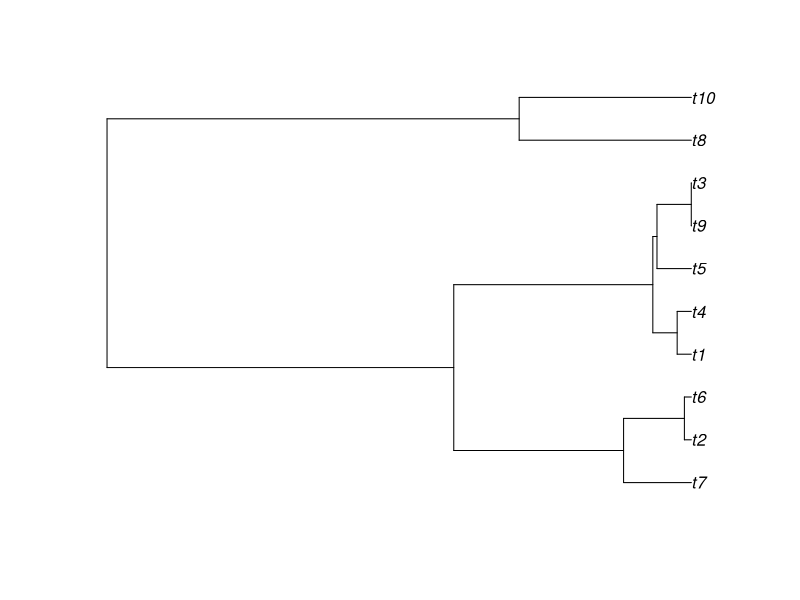
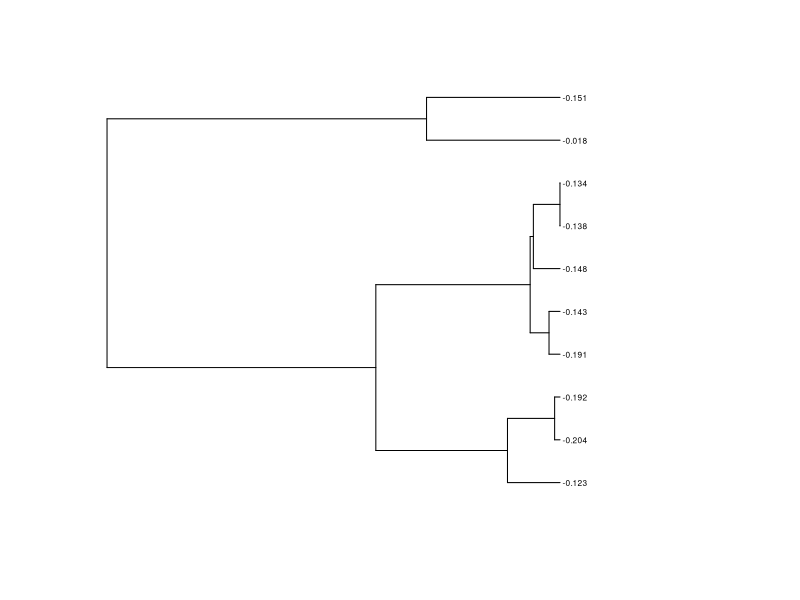
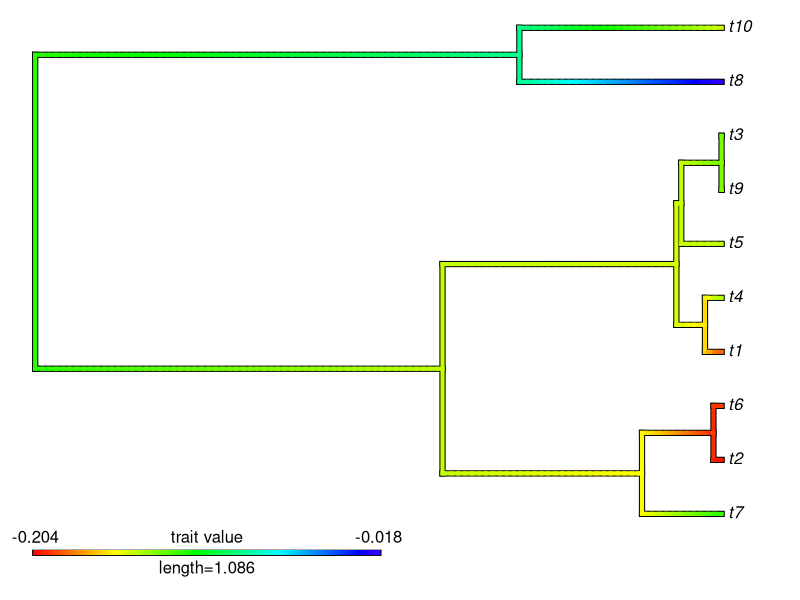

Reproduce these figures in R, in order.
## ---- chunk 1
knitr::opts_chunk$set(echo = TRUE)
## ---- chunk 2
# first load ape
library(ape)

# lets simulate a tree and data
set.seed(10) 
tree <- rcoal(10)
trait <- round(rTraitCont(tree), digits=3)

# lets plot the tree to see what it looks like
plot(tree)

# we might want to add values to the tips of the tree
plot(tree, show.tip.label = F, x.lim=c(0,3))
tiplabels(text=trait, frame="none",cex=.5, adj=-.1)
## ---- chunk 3
# lets simulate that data again
set.seed(10) 
tree <- rcoal(10)
trait <- round(rTraitCont(tree), digits=3)
# this function will return ancestral 
# states for each node in the tree
anc.states <- ace(phy=tree, x=trait)
# the maximum likelihood reconstruction is stored in
# the second element of the list returned it is named ace
anc.states[[2]]
# or 
anc.states$ace
# we can also extract the 95% confidence interval for
# alpha parameter which describes the rate of evolution
anc.states$sigma2
# we can also extract the 95% confidence interval for 
# the value at each node:
anc.states$CI95
## ---- chunk 4
# first load phytools
library(phytools)
# lets simulate that data again
set.seed(10) 
tree <- rcoal(10)
trait <- round(rTraitCont(tree), digits=3)
# now lets use contmap to do the ancestral state construction
anc.state.map <- contMap(tree=tree, x= trait)
